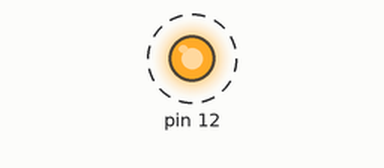
A sketch run on a simulated Arduino Uno, built with avr-gcc and run on an emulated ATmega328P. Shown: output pins drawn as LEDs (lit = HIGH). Dashed ring = blinking.

Above: at 0.5 s.
Timing chart, 0 to 4.6 s (numbered marks = the images above):
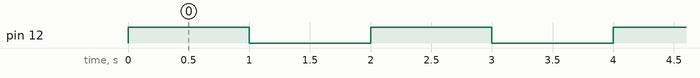

The sketch:

Praktikum_2-3.ino
```cpp
void setup() {
pinMode(12, OUTPUT);


}

void loop() {
digitalWrite(12,1);
delay(1000);
digitalWrite(12,0);
delay(1000);
}
```

Measured:
- by itself, pin 12: alternates HIGH for 1.0 s and LOW for 1.0 s
